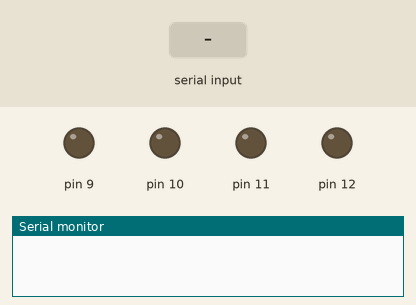
Simulated run of this sketch. Board: Arduino Uno, built with avr-gcc and run on an emulated ATmega328P. Parts: output pins drawn as LEDs (lit = HIGH), the last lines printed to the serial monitor. The test bench sets the inputs (shaded band).

Above: at 1.2 s.
1.3 s: "1" received over Serial
At 1.9 s:
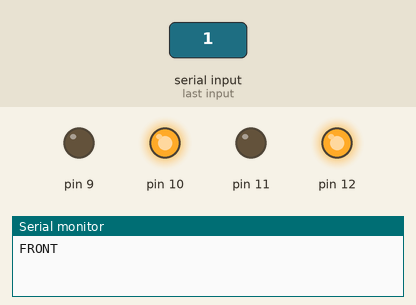
2.8 s: "2" received over Serial
At 3.1 s:
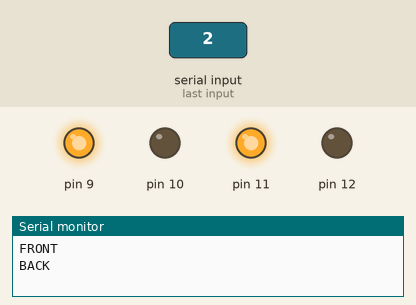
4.3 s: "3" received over Serial
At 5.4 s:
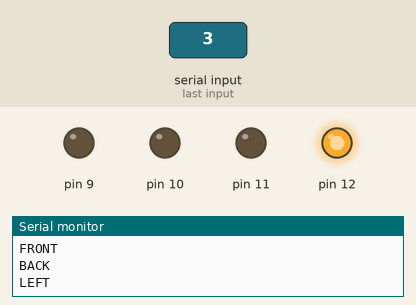
5.8 s: "4" received over Serial
At 6.5 s:
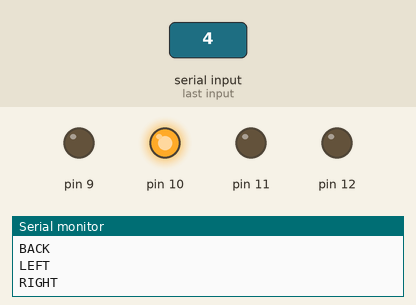
Timing chart, 0 to 8.3 s (numbered marks = the images above; inputs shaded):
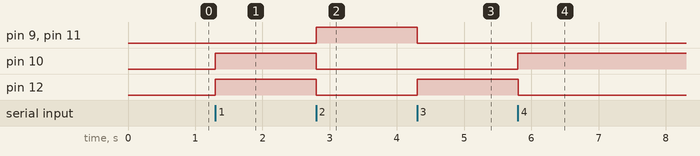

The sketch:

BLUETOOTH_REMOTE_CAR.ino
```cpp
int inByte;
void setup()
{
  Serial.begin(9600);
  pinMode(9, OUTPUT);
  pinMode(10, OUTPUT);
  pinMode(11, OUTPUT);
  pinMode(12, OUTPUT);
}
void loop()
{
  if (Serial.available() > 0)
  {
  inByte = Serial.read();
  switch (inByte)
  {
    case '1':
      digitalWrite(9, LOW);
      digitalWrite(10, HIGH);
      digitalWrite(11, LOW);
      digitalWrite(12, HIGH);
      Serial.println("FRONT");

      break;
    case '2':
      digitalWrite(9, HIGH);
      digitalWrite(10, LOW);
      digitalWrite(11, HIGH);
      digitalWrite(12, LOW);
      Serial.println("BACK");
      break;
    case '3':
      digitalWrite(9, LOW);
      digitalWrite(10, LOW);
      digitalWrite(11, LOW);
      digitalWrite(12, HIGH);
      Serial.println("LEFT");
      break;
    case '4':
      digitalWrite(9, LOW);
      digitalWrite(10, HIGH);
      digitalWrite(11, LOW);
      digitalWrite(12, LOW);
      Serial.println("RIGHT");
      break;
    case '5':
      digitalWrite(9, LOW);
      digitalWrite(10, LOW);
      digitalWrite(11, LOW);
      digitalWrite(12, LOW);
      Serial.println("STOP");
      break;
  }
}}
```

Measured:
- after the input at 1.3 s, pin 10, pin 12: LOW → HIGH at once
- after the input at 2.8 s, pin 9, pin 11: LOW → HIGH at once; pin 10, pin 12: HIGH → LOW at once
- after the input at 4.3 s, pin 9, pin 11: HIGH → LOW at once; pin 12: LOW → HIGH at once
- after the input at 5.8 s, pin 10: LOW → HIGH at once; pin 12: HIGH → LOW at once
